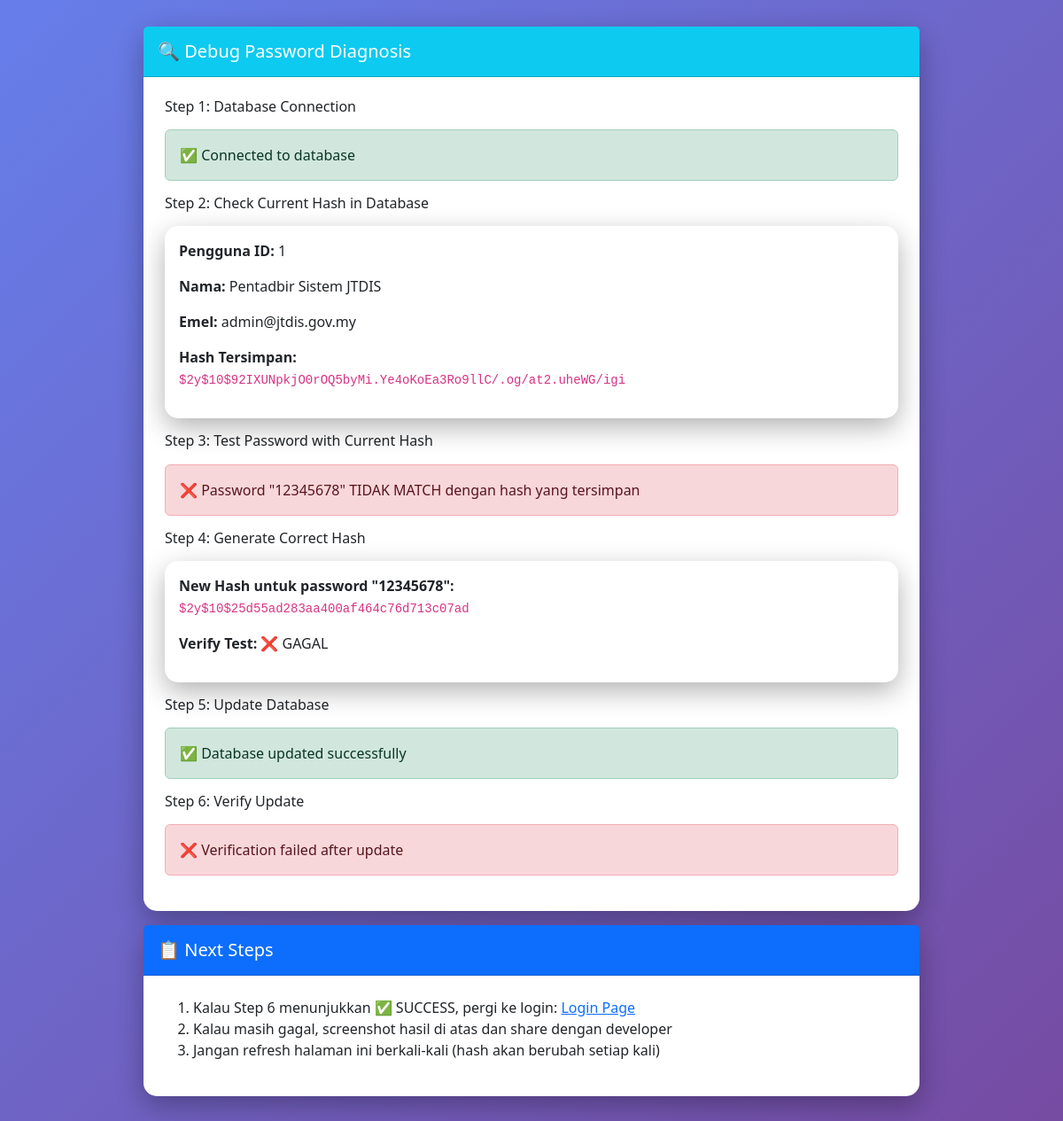
/debug-password.php, run on the app's committed database.
### tables this page shows
CREATE TABLE `pengguna` (
  `pengguna_id` int(11) NOT NULL,
  `nama_penuh` varchar(150) NOT NULL,
  `emel` varchar(150) NOT NULL,
  `kata_laluan_hash` varchar(255) NOT NULL,
  `peranan_id` int(11) NOT NULL,
  `wilayah_id` int(11) DEFAULT NULL,
  `daerah_id` int(11) DEFAULT NULL,
  `agensi_id` int(11) DEFAULT NULL,
  `status_pengguna_id` tinyint(4) NOT NULL DEFAULT 1,
  `tarikh_daftar` datetime NOT NULL DEFAULT current_timestamp(),
  `tarikh_kemaskini` datetime DEFAULT NULL ON UPDATE current_timestamp()
);

### debug-password.php (the view, shortened to what this page needs)
<?php
$password_to_test = '12345678';
$email = 'admin@jtdis.gov.my';
?>
<!DOCTYPE html>
<html lang="ms">
<head>
    <link href="https://cdn.jsdelivr.net/npm/bootstrap@5.3.0/dist/css/bootstrap.min.css" rel="stylesheet">
</head>
<body>
    <div class="container">
        <div class="card mb-3">
            <div class="card-header bg-info text-white p-3">
                <h5 class="mb-0">🔍 Debug Password Diagnosis</h5>
            </div>
            <div class="card-body p-4">
                <h6 class="mb-3">Step 1: Database Connection</h6>
                <?php
                $conn = @mysqli_connect('localhost', 'root', '', 'jtdis_asset');
                if ($conn) {
                    echo '<div class="alert alert-success">✅ Connected to database</div>';
                    echo '<h6 class="mb-3">Step 2: Check Current Hash in Database</h6>';
                    $query = "SELECT pengguna_id, nama_penuh, emel, kata_laluan_hash FROM pengguna WHERE emel = ?";
                    $stmt = mysqli_prepare($conn, $query);
                    mysqli_stmt_bind_param($stmt, "s", $email);
                    mysqli_stmt_execute($stmt);
                    $result = mysqli_stmt_get_result($stmt);
                    if (mysqli_num_rows($result) > 0) {
                        $user = mysqli_fetch_assoc($result);
                        echo '<div class="card border-info mb-3">';
                        echo '<div class="card-body">';
                        echo '<p><strong>Pengguna ID:</strong> ' . $user['pengguna_id'] . '</p>';
                        echo '<p><strong>Nama:</strong> ' . $user['nama_penuh'] . '</p>';
                        echo '<p><strong>Emel:</strong> ' . $user['emel'] . '</p>';
                        echo '<p><strong>Hash Tersimpan:</strong><br>';
                        echo '<code>' . htmlspecialchars($user['kata_laluan_hash']) . '</code></p>';
                        echo '</div></div>';
                        echo '<h6 class="mb-3">Step 3: Test Password with Current Hash</h6>';
                        $test1 = password_verify($password_to_test, $user['kata_laluan_hash']);
                        if ($test1) {
                            echo '<div class="alert alert-success">✅ Password "' . $password_to_test . '" MATCHES dengan hash yang tersimpan</div>';
                        } else {
                            echo '<div class="alert alert-danger">❌ Password "' . $password_to_test . '" TIDAK MATCH dengan hash yang tersimpan</div>';
                            echo '<h6 class="mb-3">Step 4: Generate Correct Hash</h6>';
                            $correct_hash = password_hash($password_to_test, PASSWORD_BCRYPT, ['cost' => 10]);
                            echo '<div class="card border-warning mb-3">';
                            echo '<div class="card-body">';
                            echo '<p><strong>New Hash untuk password "' . $password_to_test . '":</strong><br>';
                            echo '<code>' . htmlspecialchars($correct_hash) . '</code></p>';
                            echo '<p><strong>Verify Test:</strong> ';
                            echo (password_verify($password_to_test, $correct_hash) ? '✅ BERJAYA' : '❌ GAGAL');
                            echo '</p>';
                            echo '</div></div>';
                            echo '<h6 class="mb-3">Step 5: Update Database</h6>';
                            $update_query = "UPDATE pengguna SET kata_laluan_hash = ? WHERE emel = ?";
                            $update_stmt = mysqli_prepare($conn, $update_query);
                            mysqli_stmt_bind_param($update_stmt, "ss", $correct_hash, $email);
                            if (mysqli_stmt_execute($update_stmt)) {
                                echo '<div class="alert alert-success">✅ Database updated successfully</div>';
                                echo '<h6 class="mb-3">Step 6: Verify Update</h6>';
                                $verify_query = "SELECT kata_laluan_hash FROM pengguna WHERE emel = ?";
                                $verify_stmt = mysqli_prepare($conn, $verify_query);
                                mysqli_stmt_bind_param($verify_stmt, "s", $email);
                                mysqli_stmt_execute($verify_stmt);
                                $verify_result = mysqli_stmt_get_result($verify_stmt);
                                $verify_row = mysqli_fetch_assoc($verify_result);
                                $final_test = password_verify($password_to_test, $verify_row['kata_laluan_hash']);
                                if ($final_test) {
                                    echo '<div class="alert alert-success"><strong>✅✅✅ SUCCESS!</strong><br>Password "' . $password_to_test . '" sekarang BETUL di database!</div>';
                                } else {
                                    echo '<div class="alert alert-danger">❌ Verification failed after update</div>';
                                }
                            } else {
                                echo '<div class="alert alert-danger">❌ Database update failed: ' . mysqli_error($conn) . '</div>';
                            }
                        }
                    } else {
                        echo '<div class="alert alert-danger">❌ Pengguna tidak dijumpai</div>';
                    }
                } else {
                    echo '<div class="alert alert-danger">❌ Database connection failed: ' . mysqli_connect_error() . '</div>';
                }
                ?>
            </div>
        </div>
        <div class="card">
            <div class="card-header bg-primary text-white p-3">
                <h5 class="mb-0">📋 Next Steps</h5>
            </div>
            <div class="card-body p-4">
                <ol>
                    <li>Kalau Step 6 menunjukkan ✅ SUCCESS, pergi ke login: <a href="pages/login.php">Login Page</a></li>
                    <li>Kalau masih gagal, screenshot hasil di atas dan share dengan developer</li>
                    <li>Jangan refresh halaman ini berkali-kali (hash akan berubah setiap kali)</li>
                </ol>
            </div>
        </div>
    </div>
</body>
</html>

### debug-password.php (style rules this page uses)
body { background: linear-gradient(135deg, #667eea 0%, #764ba2 100%); min-height: 100vh; padding: 30px 0; }
.container { max-width: 900px; }
.card { border: none; border-radius: 15px; box-shadow: 0 10px 30px rgba(0,0,0,0.3); }

### data on the page
pengguna: pengguna_id "1", nama_penuh "Pentadbir Sistem JTDIS", emel "admin@jtdis.gov.my", kata_laluan_hash "$2y$10$92IXUNpkjO0rOQ5byMi.Ye4oKoEa3Ro9llC/.og/at2.uheWG/igi"

### other printed values
$password_to_test "12345678"
$correct_hash "$2y$10$25d55ad283aa400af464c76d713c07ad"
